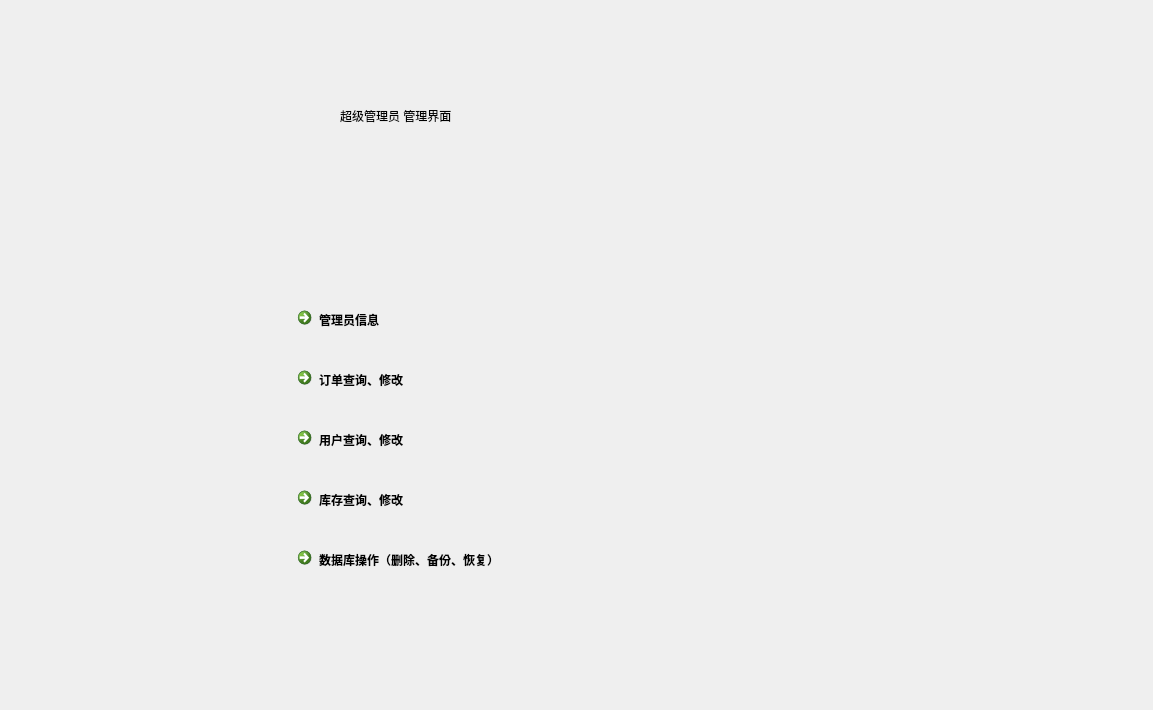
<?xml version="1.0" encoding="UTF-8"?>
<ui version="4.0">
 <class>SuperPower</class>
 <widget class="QMainWindow" name="SuperPower">
  <property name="geometry">
   <rect>
    <x>0</x>
    <y>0</y>
    <width>1153</width>
    <height>710</height>
   </rect>
  </property>
  <property name="windowTitle">
   <string>MainWindow</string>
  </property>
  <property name="styleSheet">
   <string notr="true">font: 75 24pt &quot;微软雅黑&quot;;</string>
  </property>
  <widget class="QWidget" name="centralwidget">
   <widget class="QLabel" name="label">
    <property name="geometry">
     <rect>
      <x>340</x>
      <y>80</y>
      <width>451</width>
      <height>71</height>
     </rect>
    </property>
    <property name="text">
     <string>超级管理员 管理界面</string>
    </property>
   </widget>
   <widget class="QCommandLinkButton" name="commandLinkButton">
    <property name="geometry">
     <rect>
      <x>290</x>
      <y>300</y>
      <width>511</width>
      <height>91</height>
     </rect>
    </property>
    <property name="text">
     <string>管理员信息</string>
    </property>
   </widget>
   <widget class="QCommandLinkButton" name="commandLinkButton_2">
    <property name="geometry">
     <rect>
      <x>290</x>
      <y>360</y>
      <width>511</width>
      <height>91</height>
     </rect>
    </property>
    <property name="text">
     <string>订单查询、修改</string>
    </property>
   </widget>
   <widget class="QCommandLinkButton" name="commandLinkButton_3">
    <property name="geometry">
     <rect>
      <x>290</x>
      <y>420</y>
      <width>511</width>
      <height>91</height>
     </rect>
    </property>
    <property name="text">
     <string>用户查询、修改</string>
    </property>
   </widget>
   <widget class="QCommandLinkButton" name="commandLinkButton_4">
    <property name="geometry">
     <rect>
      <x>290</x>
      <y>480</y>
      <width>511</width>
      <height>91</height>
     </rect>
    </property>
    <property name="text">
     <string>库存查询、修改</string>
    </property>
   </widget>
   <widget class="QCommandLinkButton" name="commandLinkButton_5">
    <property name="geometry">
     <rect>
      <x>290</x>
      <y>540</y>
      <width>651</width>
      <height>91</height>
     </rect>
    </property>
    <property name="text">
     <string>数据库操作（删除、备份、恢复）</string>
    </property>
   </widget>
  </widget>
 </widget>
 <resources/>
 <connections/>
</ui>
